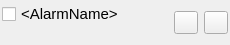
<?xml version="1.0" encoding="UTF-8"?>
<ui version="4.0">
 <class>alarmItemWidget</class>
 <widget class="QWidget" name="alarmItemWidget">
  <property name="geometry">
   <rect>
    <x>0</x>
    <y>0</y>
    <width>230</width>
    <height>44</height>
   </rect>
  </property>
  <property name="windowTitle">
   <string>Form</string>
  </property>
  <layout class="QGridLayout" name="gridLayout">
   <property name="leftMargin">
    <number>2</number>
   </property>
   <property name="topMargin">
    <number>2</number>
   </property>
   <property name="rightMargin">
    <number>2</number>
   </property>
   <property name="bottomMargin">
    <number>2</number>
   </property>
   <property name="horizontalSpacing">
    <number>6</number>
   </property>
   <property name="verticalSpacing">
    <number>2</number>
   </property>
   <item row="0" column="0" colspan="2">
    <widget class="QCheckBox" name="alarm">
     <property name="minimumSize">
      <size>
       <width>0</width>
       <height>0</height>
      </size>
     </property>
     <property name="maximumSize">
      <size>
       <width>16777215</width>
       <height>16777215</height>
      </size>
     </property>
     <property name="font">
      <font>
       <pointsize>11</pointsize>
      </font>
     </property>
     <property name="text">
      <string>&lt;AlarmName&gt;</string>
     </property>
    </widget>
   </item>
   <item row="1" column="0" colspan="2">
    <widget class="QLabel" name="alarmStatus">
     <property name="font">
      <font>
       <pointsize>10</pointsize>
      </font>
     </property>
     <property name="text">
      <string>&lt;Label, Repeat, Once&gt;</string>
     </property>
     <property name="indent">
      <number>16</number>
     </property>
    </widget>
   </item>
   <item row="0" column="2" rowspan="2">
    <widget class="QToolButton" name="editAlarm">
     <property name="text">
      <string/>
     </property>
     <property name="icon">
      <iconset theme="document-edit">
       <normaloff>.</normaloff>.</iconset>
     </property>
    </widget>
   </item>
   <item row="0" column="3" rowspan="2">
    <widget class="QToolButton" name="removeAlarm">
     <property name="text">
      <string/>
     </property>
     <property name="icon">
      <iconset theme="edit-delete">
       <normaloff>.</normaloff>.</iconset>
     </property>
    </widget>
   </item>
  </layout>
 </widget>
 <resources/>
 <connections/>
</ui>
